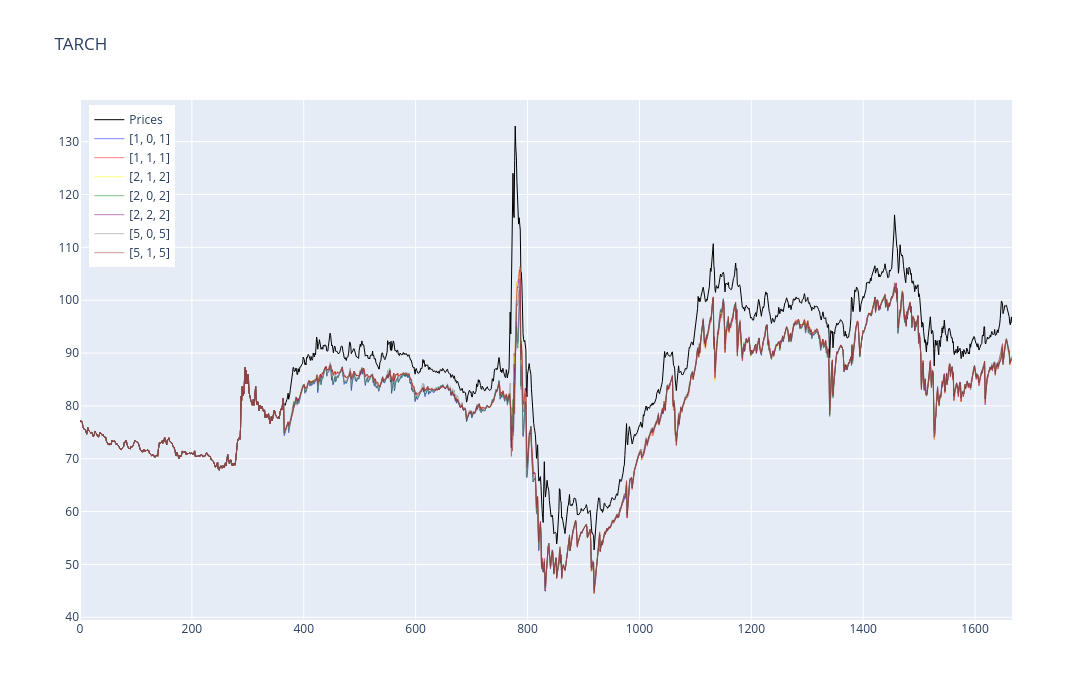

Write notebook code for a chart like this one.
### Code cell
import plotly.graph_objects as go 

fig = go.Figure()

fig.add_trace(go.Scatter(
    x=np.arange(len(prices_usd)),
    y=prices_usd, 
    mode='lines',
    line=dict(color='black', width=1.0), 
    name='Prices'
))

for color_i, model in enumerate(_tarch_vars.keys()): 
    fig.add_trace(go.Scatter(
        x=np.arange(len(prices_usd)),
        y=turn_var_into_real_terms(_tarch_vars[model], prices_usd),
        mode='lines',
        line=dict(color=color[color_i], width=0.5),
        name=model
    ))

fig.update_layout(
    title='TARCH', width=1400, height=700, hovermode='x unified', legend=dict(yanchor='top', y=0.99, xanchor='left', x=0.01)
)

fig.show()

### Figure 1 — Plotly figure (JSON) as saved in the notebook; plotly's stock layout.template omitted (floating-point values rounded to 4 significant figures; data arrays with more than 128 entries replaced by an {"elided": "..."} marker saying what was removed)
{"data": [{"line": {"color": "black", "width": 1}, "mode": "lines", "name": "Prices", "type": "scatter", "x": {"elided": "1667 int values"}, "y": {"elided": "1667 float values"}}, {"line": {"color": "blue", "width": 0.5}, "mode": "lines", "name": "[1, 0, 1]", "type": "scatter", "x": {"elided": "1667 int values"}, "y": {"elided": "1666 float values"}}, {"line": {"color": "red", "width": 0.5}, "mode": "lines", "name": "[1, 1, 1]", "type": "scatter", "x": {"elided": "1667 int values"}, "y": {"elided": "1666 float values"}}, {"line": {"color": "yellow", "width": 0.5}, "mode": "lines", "name": "[2, 1, 2]", "type": "scatter", "x": {"elided": "1667 int values"}, "y": {"elided": "1666 float values"}}, {"line": {"color": "green", "width": 0.5}, "mode": "lines", "name": "[2, 0, 2]", "type": "scatter", "x": {"elided": "1667 int values"}, "y": {"elided": "1666 float values"}}, {"line": {"color": "purple", "width": 0.5}, "mode": "lines", "name": "[2, 2, 2]", "type": "scatter", "x": {"elided": "1667 int values"}, "y": {"elided": "1666 float values"}}, {"line": {"color": "grey", "width": 0.5}, "mode": "lines", "name": "[5, 0, 5]", "type": "scatter", "x": {"elided": "1667 int values"}, "y": {"elided": "1666 float values"}}, {"line": {"color": "brown", "width": 0.5}, "mode": "lines", "name": "[5, 1, 5]", "type": "scatter", "x": {"elided": "1667 int values"}, "y": {"elided": "1666 float values"}}], "layout": {"height": 700, "hovermode": "x unified", "legend": {"x": 0.01, "xanchor": "left", "y": 0.99, "yanchor": "top"}, "title": {"text": "TARCH"}, "width": 1400}}
